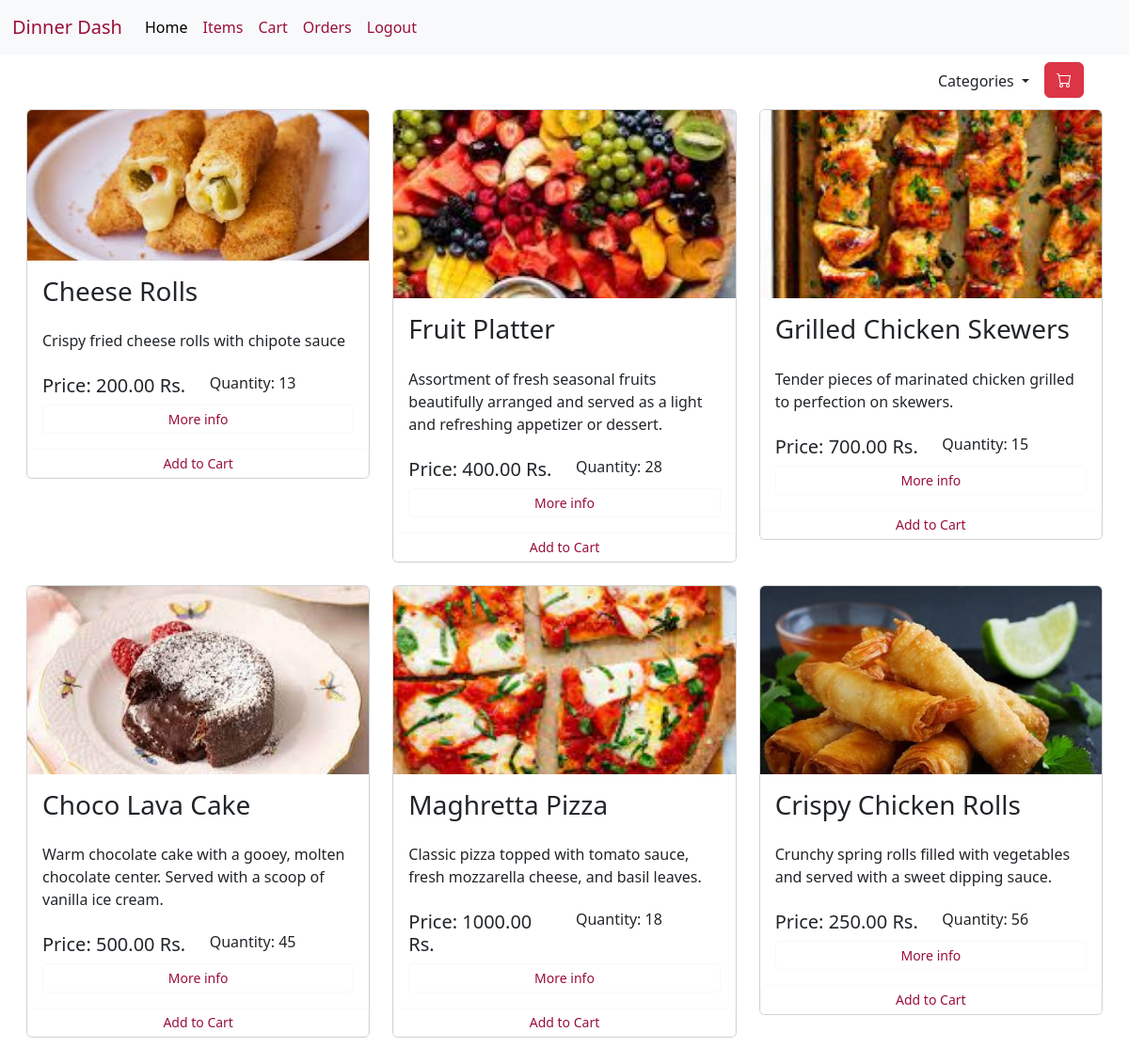
/about, run on the app's committed database.
### Item/models.py (models this page shows, shortened)
class Item(models.Model):
    title = models.CharField(max_length=100, unique=True)
    description = models.TextField()
    price = models.DecimalField(max_digits=10, decimal_places=2)
    categories = models.ManyToManyField(Category)
    photo = models.ImageField(upload_to='item_photos/', null=True, blank=True)
    is_retired = models.BooleanField(default=False)
    quantity = models.PositiveIntegerField(default = 0)

### Item/views.py (the view)
# urls.py: path("about", views.Item_Handler.as_view(), name='about'),
class Item_Handler(View):
    def get(self, request):
        items = Item.objects.all()
        categories = Category.objects.all()
        print("get method called")
        return render(request, 'about.html', {'items' : items, 'categories': categories})

### templates/about.html (shortened to what this page needs)
{% extends 'base.html' %}
{% block body %}
<div class="d-flex justify-content-end">
    <a class="nav-link  dropdown-toggle mt-3 me-2" href="#" id="navbarDropdown" role="button" data-bs-toggle="dropdown" aria-expanded="false">
        Categories
    </a>
  <a href="{% url 'cart_view' %}" class="btn btn-danger m-2 me-5 text-center"><i class="bi bi-cart"></i></a>
</div>
{% if items%}
<div class="row m-3 mt-1">
    {% for item in items%}
    <div class="col-md-4">
      <div class="card mb-4 box-shadow">
        {% if item.photo %}
        <img class="card-img-top item-image" src="{{item.photo.url}}" alt="Card image cap">
        {% endif%}
        <div class="card-body">
            <div class="row mb-3">
          <h3 class="pinkhead">{{item.title}}</h3>
            </div>
            <div class="row mb-4">
          <p class="card-text">{{ item.description}}</p>
            </div>
            <div class="row mb-">
                <div class="col-md-6">
          <h5 class="pinkhead">Price: {{item.price}} Rs.</h5>
                </div>
                <div class="col-md-6">
          <h6 class="pinkhead">Quantity: {{item.quantity}}</h6>
                </div>
            </div>
          <div class="d-flex justify-content-between align-items-center">
            <form action="{% url 'itemdetails'%}" method="post" class="w100">
              <input type="submit" class="btn btn-sm btn-outline-light pinkcolorbtn w100" value="More info">
            </form>
        </div>
    </div>
    <div class="d-flex justify-content-center w100">
    <form action="/addItem" method="post" class="w100">
    <input type="submit" class="btn btn-sm btn-outline-light pinkcolorbtn w100" value="Add to Cart">
  </form>
</div>
      </div>
    </div>
    {% endfor%}
{% endif %}
</div>
{% endblock body %}

### templates/base.html (shortened to what this page needs)
<!doctype html>
<html lang="en">
  <head>
    <link href="https://cdn.jsdelivr.net/npm/bootstrap@5.1.3/dist/css/bootstrap.min.css" rel="stylesheet">
    <link rel="stylesheet" href="https://cdn.jsdelivr.net/npm/bootstrap@5.3.0/dist/css/bootstrap.min.css">
  <link rel="stylesheet" href="https://cdn.jsdelivr.net/npm/bootstrap-icons/font/bootstrap-icons.css">
  <link rel="stylesheet" href="https://cdnjs.cloudflare.com/ajax/libs/font-awesome/6.0.0-beta3/css/all.min.css">
    <link href="/static/Hello/style.css" rel="stylesheet" type="text/css">
  </head>
  <body>
    <nav class="navbar navbar-expand-lg alicebluebg absolutepos bg-light" >
        <div class="container-fluid">
          <a class="navbar-brand pinkcolorbtn" href="#">Dinner Dash</a>
          <div class="collapse navbar-collapse" id="navbarSupportedContent">
            <ul class="navbar-nav me-auto mb-2 mb-lg-0">
              <li class="nav-item">
                {% if user.is_superuser%}
                <a class="nav-link active" aria-current="page" href="/">Dashboard</a>
                {% else %}
                <a class="nav-link active" aria-current="page" href="/">Home</a>
                {% endif%}
              </li>
              <li class="nav-item">
                <a class="nav-link pinkcolorbtn" href="/about">Items</a>
              </li>
              <li class="nav-item dropdown">
                <a class="nav-link pinkcolorbtn" href="{% url 'cart_view' %}" >
                  Cart
                </a>
              </li>
              <li class="nav-item">
                <a class="nav-link pinkcolorbtn" href="{% url 'history' %}">Orders</a>
              </li>
              <li class="nav-item">
                <a class="nav-link pinkcolorbtn" href="/logout">Logout</a>
              </li>
            </ul>
           </div>
        </div>
      </nav>
  {% block body %}{% endblock body %}
  </body>
</html>

### static/Hello/style.css (style rules this page uses)
::placeholder { color: #9a0f39; }
.alicebluebg { background: aliceblue; border: 1px solid #9a0f39; }
.pinkcolorbtn { color: #9a0f39; }
.w100 { width: 100%; }

### templates/about.html (style rules this page uses)
.w100 { width: 100%; }
.item-image { max-width: 400px; max-height: 200px; object-fit: cover; }

### templates/base.html (style rules this page uses)
.navbar { border-color: transparent; }

### data on the page
Item: photo (picture), title "Cheese Rolls", description "Crispy fried cheese rolls with chipote sauce", price "200.00", quantity "13"
Item: photo (picture), title "Fruit Platter", description "Assortment of fresh seasonal fruits beautifully arranged and served as a light and refreshing appetizer or dessert.", price "400.00", quantity "28"
Item: photo (picture), title "Grilled Chicken Skewers", description "Tender pieces of marinated chicken grilled to perfection on skewers.", price "700.00", quantity "15"
Item: photo (picture), title "Choco Lava Cake", description "Warm chocolate cake with a gooey, molten chocolate center. Served with a scoop of vanilla ice cream.", price "500.00", quantity "45"
Item: photo (picture), title "Maghretta Pizza", description "Classic pizza topped with tomato sauce, fresh mozzarella cheese, and basil leaves.", price "1000.00", quantity "18"
Item: photo (picture), title "Crispy Chicken Rolls", description "Crunchy spring rolls filled with vegetables and served with a sweet dipping sauce.", price "250.00", quantity "56"
